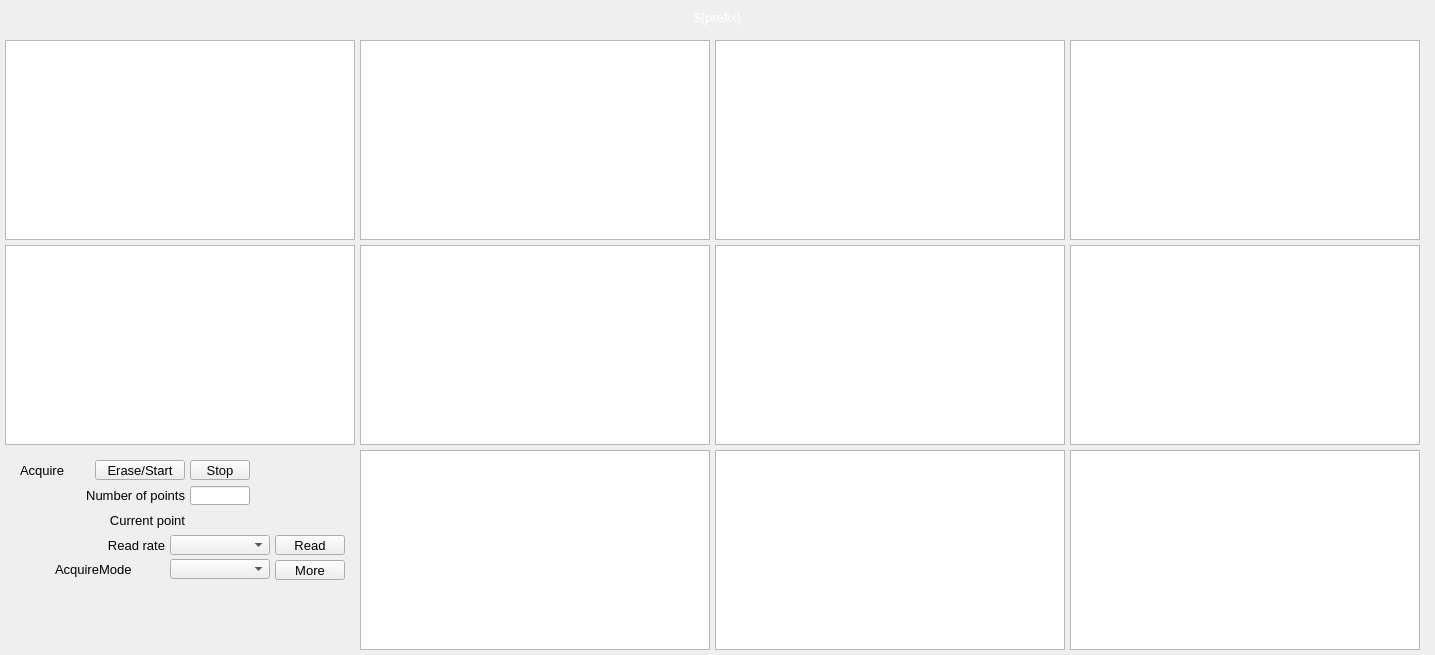
<?xml version="1.0" ?>
<ui version="4.0">
  <class>Dialog</class>
  <widget class="QWidget" name="screen">
    <property name="geometry">
      <rect>
        <x>464</x>
        <y>226</y>
        <width>1435</width>
        <height>655</height>
      </rect>
    </property>
    <property name="styleSheet">
      <string notr="true">QWidget#screen {
  color: rgb(0, 0, 0);
  background-color: rgb(187, 187, 187);
  }</string>
    </property>
    <property name="windowTitle">
      <string>NDStatsTimeSeriesBasicAll</string>
    </property>
    <widget class="PyDMDrawingRectangle" name="rectangle">
      <property name="geometry">
        <rect>
          <x>0</x>
          <y>5</y>
          <width>1435</width>
          <height>25</height>
        </rect>
      </property>
      <property name="brush" stdset="0">
        <brush brushstyle="SolidPattern">
          <color alpha="255">
            <red>10</red>
            <green>0</green>
            <blue>184</blue>
          </color>
        </brush>
      </property>
      <property name="penStyle" stdset="0">
        <enum>Qt::SolidLine</enum>
      </property>
      <property name="penColor" stdset="0">
        <color>
          <red>10</red>
          <green>0</green>
          <blue>184</blue>
        </color>
      </property>
      <property name="penWidth" stdset="0">
        <double>0</double>
      </property>
      <property name="penCapStyle" stdset="0">
        <enum>Qt::FlatCap</enum>
      </property>
      <property name="toolTip">
        <string>rectangle</string>
      </property>
    </widget>
    <widget class="QLabel" name="text">
      <property name="geometry">
        <rect>
          <x>0</x>
          <y>5</y>
          <width>1435</width>
          <height>25</height>
        </rect>
      </property>
      <property name="text">
        <string>${prefix}</string>
      </property>
      <property name="font" stdset="0">
        <font>
          <pointsize>10</pointsize>
        </font>
      </property>
      <property name="brush" stdset="0">
        <brush brushstyle="SolidPattern">
          <color alpha="255">
            <red>255</red>
            <green>255</green>
            <blue>255</blue>
          </color>
        </brush>
      </property>
      <property name="toolTip">
        <string>text</string>
      </property>
      <property name="alignment">
        <set>Qt::AlignCenter</set>
      </property>
      <property name="styleSheet">
        <string notr="true">QLabel#text {
  color: rgb(255, 255, 255);
  }</string>
      </property>
    </widget>
    <widget class="PyDMWaveformPlot" name="cartesian_plot">
      <property name="geometry">
        <rect>
          <x>5</x>
          <y>40</y>
          <width>350</width>
          <height>200</height>
        </rect>
      </property>
      <property name="toolTip">
        <string>cartesian_plot</string>
      </property>
      <property name="title" stdset="0">
        <string>$(P)$(R)TSTotal</string>
      </property>
      <property name="xLabels">
        <stringlist>
          <string>Time {s}</string>
        </stringlist>
      </property>
      <property name="yLabels">
        <stringlist>
          <string>Value</string>
        </stringlist>
      </property>
      <property name="curves" stdset="0">
        <stringlist>
          <string>{&quot;name&quot;: &quot;curve 1&quot;, &quot;x_channel&quot;: &quot;ca://${prefix}TS:TSTimeAxis&quot;, &quot;y_channel&quot;: &quot;ca://${prefix}TSTotal&quot;, &quot;color&quot;: &quot;#4b6ec7&quot;, &quot;lineStyle&quot;: 1, &quot;lineWidth&quot;: 1, &quot;symbolSize&quot;: 10, &quot;redraw_mode&quot;: 2, &quot;block_size&quot;: 1200}</string>
        </stringlist>
      </property>
      <property name="axisColor" stdset="0">
        <color>
          <red>0</red>
          <green>0</green>
          <blue>0</blue>
        </color>
      </property>
      <property name="backgroundColor" stdset="0">
        <color>
          <red>218</red>
          <green>218</green>
          <blue>218</blue>
        </color>
      </property>
    </widget>
    <widget class="PyDMWaveformPlot" name="cartesian_plot_1">
      <property name="geometry">
        <rect>
          <x>360</x>
          <y>40</y>
          <width>350</width>
          <height>200</height>
        </rect>
      </property>
      <property name="toolTip">
        <string>cartesian_plot_1</string>
      </property>
      <property name="title" stdset="0">
        <string>$(P)$(R)TSNet</string>
      </property>
      <property name="xLabels">
        <stringlist>
          <string>Time {s}</string>
        </stringlist>
      </property>
      <property name="yLabels">
        <stringlist>
          <string>Value</string>
        </stringlist>
      </property>
      <property name="curves" stdset="0">
        <stringlist>
          <string>{&quot;name&quot;: &quot;curve 1&quot;, &quot;x_channel&quot;: &quot;ca://${prefix}TS:TSTimeAxis&quot;, &quot;y_channel&quot;: &quot;ca://${prefix}TSNet&quot;, &quot;color&quot;: &quot;#4b6ec7&quot;, &quot;lineStyle&quot;: 1, &quot;lineWidth&quot;: 1, &quot;symbolSize&quot;: 10, &quot;redraw_mode&quot;: 2, &quot;block_size&quot;: 1200}</string>
        </stringlist>
      </property>
      <property name="axisColor" stdset="0">
        <color>
          <red>0</red>
          <green>0</green>
          <blue>0</blue>
        </color>
      </property>
      <property name="backgroundColor" stdset="0">
        <color>
          <red>218</red>
          <green>218</green>
          <blue>218</blue>
        </color>
      </property>
    </widget>
    <widget class="PyDMWaveformPlot" name="cartesian_plot_2">
      <property name="geometry">
        <rect>
          <x>715</x>
          <y>40</y>
          <width>350</width>
          <height>200</height>
        </rect>
      </property>
      <property name="toolTip">
        <string>cartesian_plot_2</string>
      </property>
      <property name="title" stdset="0">
        <string>$(P)$(R)TSMin</string>
      </property>
      <property name="xLabels">
        <stringlist>
          <string>Time {s}</string>
        </stringlist>
      </property>
      <property name="yLabels">
        <stringlist>
          <string>Value</string>
        </stringlist>
      </property>
      <property name="curves" stdset="0">
        <stringlist>
          <string>{&quot;name&quot;: &quot;curve 1&quot;, &quot;x_channel&quot;: &quot;ca://${prefix}TS:TSTimeAxis&quot;, &quot;y_channel&quot;: &quot;ca://${prefix}TSMinValue&quot;, &quot;color&quot;: &quot;#4b6ec7&quot;, &quot;lineStyle&quot;: 1, &quot;lineWidth&quot;: 1, &quot;symbolSize&quot;: 10, &quot;redraw_mode&quot;: 2, &quot;block_size&quot;: 1200}</string>
        </stringlist>
      </property>
      <property name="axisColor" stdset="0">
        <color>
          <red>0</red>
          <green>0</green>
          <blue>0</blue>
        </color>
      </property>
      <property name="backgroundColor" stdset="0">
        <color>
          <red>218</red>
          <green>218</green>
          <blue>218</blue>
        </color>
      </property>
    </widget>
    <widget class="PyDMWaveformPlot" name="cartesian_plot_3">
      <property name="geometry">
        <rect>
          <x>1070</x>
          <y>40</y>
          <width>350</width>
          <height>200</height>
        </rect>
      </property>
      <property name="toolTip">
        <string>cartesian_plot_3</string>
      </property>
      <property name="title" stdset="0">
        <string>$(P)$(R)TSMax</string>
      </property>
      <property name="xLabels">
        <stringlist>
          <string>Time {s}</string>
        </stringlist>
      </property>
      <property name="yLabels">
        <stringlist>
          <string>Value</string>
        </stringlist>
      </property>
      <property name="curves" stdset="0">
        <stringlist>
          <string>{&quot;name&quot;: &quot;curve 1&quot;, &quot;x_channel&quot;: &quot;ca://${prefix}TS:TSTimeAxis&quot;, &quot;y_channel&quot;: &quot;ca://${prefix}TSMaxValue&quot;, &quot;color&quot;: &quot;#4b6ec7&quot;, &quot;lineStyle&quot;: 1, &quot;lineWidth&quot;: 1, &quot;symbolSize&quot;: 10, &quot;redraw_mode&quot;: 2, &quot;block_size&quot;: 1200}</string>
        </stringlist>
      </property>
      <property name="axisColor" stdset="0">
        <color>
          <red>0</red>
          <green>0</green>
          <blue>0</blue>
        </color>
      </property>
      <property name="backgroundColor" stdset="0">
        <color>
          <red>218</red>
          <green>218</green>
          <blue>218</blue>
        </color>
      </property>
    </widget>
    <widget class="PyDMWaveformPlot" name="cartesian_plot_4">
      <property name="geometry">
        <rect>
          <x>715</x>
          <y>450</y>
          <width>350</width>
          <height>200</height>
        </rect>
      </property>
      <property name="toolTip">
        <string>cartesian_plot_4</string>
      </property>
      <property name="title" stdset="0">
        <string>$(P)$(R)TSSigma</string>
      </property>
      <property name="xLabels">
        <stringlist>
          <string>Time {s}</string>
        </stringlist>
      </property>
      <property name="yLabels">
        <stringlist>
          <string>Value</string>
        </stringlist>
      </property>
      <property name="curves" stdset="0">
        <stringlist>
          <string>{&quot;name&quot;: &quot;curve 1&quot;, &quot;x_channel&quot;: &quot;ca://${prefix}TS:TSTimeAxis&quot;, &quot;y_channel&quot;: &quot;ca://${prefix}TSSigma&quot;, &quot;color&quot;: &quot;#4b6ec7&quot;, &quot;lineStyle&quot;: 1, &quot;lineWidth&quot;: 1, &quot;symbolSize&quot;: 10, &quot;redraw_mode&quot;: 2, &quot;block_size&quot;: 1200}</string>
        </stringlist>
      </property>
      <property name="axisColor" stdset="0">
        <color>
          <red>0</red>
          <green>0</green>
          <blue>0</blue>
        </color>
      </property>
      <property name="backgroundColor" stdset="0">
        <color>
          <red>218</red>
          <green>218</green>
          <blue>218</blue>
        </color>
      </property>
    </widget>
    <widget class="PyDMWaveformPlot" name="cartesian_plot_5">
      <property name="geometry">
        <rect>
          <x>360</x>
          <y>450</y>
          <width>350</width>
          <height>200</height>
        </rect>
      </property>
      <property name="toolTip">
        <string>cartesian_plot_5</string>
      </property>
      <property name="title" stdset="0">
        <string>$(P)$(R)TSMean</string>
      </property>
      <property name="xLabels">
        <stringlist>
          <string>Time {s}</string>
        </stringlist>
      </property>
      <property name="yLabels">
        <stringlist>
          <string>Value</string>
        </stringlist>
      </property>
      <property name="curves" stdset="0">
        <stringlist>
          <string>{&quot;name&quot;: &quot;curve 1&quot;, &quot;x_channel&quot;: &quot;ca://${prefix}TS:TSTimeAxis&quot;, &quot;y_channel&quot;: &quot;ca://${prefix}TSMeanValue&quot;, &quot;color&quot;: &quot;#4b6ec7&quot;, &quot;lineStyle&quot;: 1, &quot;lineWidth&quot;: 1, &quot;symbolSize&quot;: 10, &quot;redraw_mode&quot;: 2, &quot;block_size&quot;: 1200}</string>
        </stringlist>
      </property>
      <property name="axisColor" stdset="0">
        <color>
          <red>0</red>
          <green>0</green>
          <blue>0</blue>
        </color>
      </property>
      <property name="backgroundColor" stdset="0">
        <color>
          <red>218</red>
          <green>218</green>
          <blue>218</blue>
        </color>
      </property>
    </widget>
    <widget class="PyDMWaveformPlot" name="cartesian_plot_6">
      <property name="geometry">
        <rect>
          <x>5</x>
          <y>245</y>
          <width>350</width>
          <height>200</height>
        </rect>
      </property>
      <property name="toolTip">
        <string>cartesian_plot_6</string>
      </property>
      <property name="title" stdset="0">
        <string>$(P)$(R)TSMinX</string>
      </property>
      <property name="xLabels">
        <stringlist>
          <string>Time {s}</string>
        </stringlist>
      </property>
      <property name="yLabels">
        <stringlist>
          <string>Value</string>
        </stringlist>
      </property>
      <property name="curves" stdset="0">
        <stringlist>
          <string>{&quot;name&quot;: &quot;curve 1&quot;, &quot;x_channel&quot;: &quot;ca://${prefix}TS:TSTimeAxis&quot;, &quot;y_channel&quot;: &quot;ca://${prefix}TSMinX&quot;, &quot;color&quot;: &quot;#4b6ec7&quot;, &quot;lineStyle&quot;: 1, &quot;lineWidth&quot;: 1, &quot;symbolSize&quot;: 10, &quot;redraw_mode&quot;: 2, &quot;block_size&quot;: 1200}</string>
        </stringlist>
      </property>
      <property name="axisColor" stdset="0">
        <color>
          <red>0</red>
          <green>0</green>
          <blue>0</blue>
        </color>
      </property>
      <property name="backgroundColor" stdset="0">
        <color>
          <red>218</red>
          <green>218</green>
          <blue>218</blue>
        </color>
      </property>
    </widget>
    <widget class="PyDMWaveformPlot" name="cartesian_plot_7">
      <property name="geometry">
        <rect>
          <x>360</x>
          <y>245</y>
          <width>350</width>
          <height>200</height>
        </rect>
      </property>
      <property name="toolTip">
        <string>cartesian_plot_7</string>
      </property>
      <property name="title" stdset="0">
        <string>$(P)$(R)TSMinY</string>
      </property>
      <property name="xLabels">
        <stringlist>
          <string>Time {s}</string>
        </stringlist>
      </property>
      <property name="yLabels">
        <stringlist>
          <string>Value</string>
        </stringlist>
      </property>
      <property name="curves" stdset="0">
        <stringlist>
          <string>{&quot;name&quot;: &quot;curve 1&quot;, &quot;x_channel&quot;: &quot;ca://${prefix}TS:TSTimeAxis&quot;, &quot;y_channel&quot;: &quot;ca://${prefix}TSMinY&quot;, &quot;color&quot;: &quot;#4b6ec7&quot;, &quot;lineStyle&quot;: 1, &quot;lineWidth&quot;: 1, &quot;symbolSize&quot;: 10, &quot;redraw_mode&quot;: 2, &quot;block_size&quot;: 1200}</string>
        </stringlist>
      </property>
      <property name="axisColor" stdset="0">
        <color>
          <red>0</red>
          <green>0</green>
          <blue>0</blue>
        </color>
      </property>
      <property name="backgroundColor" stdset="0">
        <color>
          <red>218</red>
          <green>218</green>
          <blue>218</blue>
        </color>
      </property>
    </widget>
    <widget class="PyDMWaveformPlot" name="cartesian_plot_8">
      <property name="geometry">
        <rect>
          <x>715</x>
          <y>245</y>
          <width>350</width>
          <height>200</height>
        </rect>
      </property>
      <property name="toolTip">
        <string>cartesian_plot_8</string>
      </property>
      <property name="title" stdset="0">
        <string>$(P)$(R)TSMaxX</string>
      </property>
      <property name="xLabels">
        <stringlist>
          <string>Time {s}</string>
        </stringlist>
      </property>
      <property name="yLabels">
        <stringlist>
          <string>Value</string>
        </stringlist>
      </property>
      <property name="curves" stdset="0">
        <stringlist>
          <string>{&quot;name&quot;: &quot;curve 1&quot;, &quot;x_channel&quot;: &quot;ca://${prefix}TS:TSTimeAxis&quot;, &quot;y_channel&quot;: &quot;ca://${prefix}TSMaxX&quot;, &quot;color&quot;: &quot;#4b6ec7&quot;, &quot;lineStyle&quot;: 1, &quot;lineWidth&quot;: 1, &quot;symbolSize&quot;: 10, &quot;redraw_mode&quot;: 2, &quot;block_size&quot;: 1200}</string>
        </stringlist>
      </property>
      <property name="axisColor" stdset="0">
        <color>
          <red>0</red>
          <green>0</green>
          <blue>0</blue>
        </color>
      </property>
      <property name="backgroundColor" stdset="0">
        <color>
          <red>218</red>
          <green>218</green>
          <blue>218</blue>
        </color>
      </property>
    </widget>
    <widget class="PyDMWaveformPlot" name="cartesian_plot_9">
      <property name="geometry">
        <rect>
          <x>1070</x>
          <y>245</y>
          <width>350</width>
          <height>200</height>
        </rect>
      </property>
      <property name="toolTip">
        <string>cartesian_plot_9</string>
      </property>
      <property name="title" stdset="0">
        <string>$(P)$(R)TSMaxY</string>
      </property>
      <property name="xLabels">
        <stringlist>
          <string>Time {s}</string>
        </stringlist>
      </property>
      <property name="yLabels">
        <stringlist>
          <string>Value</string>
        </stringlist>
      </property>
      <property name="curves" stdset="0">
        <stringlist>
          <string>{&quot;name&quot;: &quot;curve 1&quot;, &quot;x_channel&quot;: &quot;ca://${prefix}TS:TSTimeAxis&quot;, &quot;y_channel&quot;: &quot;ca://${prefix}TSMaxY&quot;, &quot;color&quot;: &quot;#4b6ec7&quot;, &quot;lineStyle&quot;: 1, &quot;lineWidth&quot;: 1, &quot;symbolSize&quot;: 10, &quot;redraw_mode&quot;: 2, &quot;block_size&quot;: 1200}</string>
        </stringlist>
      </property>
      <property name="axisColor" stdset="0">
        <color>
          <red>0</red>
          <green>0</green>
          <blue>0</blue>
        </color>
      </property>
      <property name="backgroundColor" stdset="0">
        <color>
          <red>218</red>
          <green>218</green>
          <blue>218</blue>
        </color>
      </property>
    </widget>
    <widget class="PyDMWaveformPlot" name="cartesian_plot_10">
      <property name="geometry">
        <rect>
          <x>1070</x>
          <y>450</y>
          <width>350</width>
          <height>200</height>
        </rect>
      </property>
      <property name="toolTip">
        <string>cartesian_plot_10</string>
      </property>
      <property name="title" stdset="0">
        <string>$(P)$(R)TSTimestamp</string>
      </property>
      <property name="xLabels">
        <stringlist>
          <string>Time {s}</string>
        </stringlist>
      </property>
      <property name="yLabels">
        <stringlist>
          <string>Value</string>
        </stringlist>
      </property>
      <property name="curves" stdset="0">
        <stringlist>
          <string>{&quot;name&quot;: &quot;curve 1&quot;, &quot;x_channel&quot;: &quot;ca://${prefix}TS:TSTimeAxis&quot;, &quot;y_channel&quot;: &quot;ca://${prefix}TSTimestamp&quot;, &quot;color&quot;: &quot;#4b6ec7&quot;, &quot;lineStyle&quot;: 1, &quot;lineWidth&quot;: 1, &quot;symbolSize&quot;: 10, &quot;redraw_mode&quot;: 2, &quot;block_size&quot;: 1200}</string>
        </stringlist>
      </property>
      <property name="axisColor" stdset="0">
        <color>
          <red>0</red>
          <green>0</green>
          <blue>0</blue>
        </color>
      </property>
      <property name="backgroundColor" stdset="0">
        <color>
          <red>218</red>
          <green>218</green>
          <blue>218</blue>
        </color>
      </property>
    </widget>
    <widget class="QLabel" name="text_1">
      <property name="geometry">
        <rect>
          <x>55</x>
          <y>510</y>
          <width>130</width>
          <height>20</height>
        </rect>
      </property>
      <property name="text">
        <string>Current point</string>
      </property>
      <property name="font" stdset="0">
        <font>
          <pointsize>10</pointsize>
        </font>
      </property>
      <property name="brush" stdset="0">
        <brush brushstyle="SolidPattern">
          <color alpha="255">
            <red>0</red>
            <green>0</green>
            <blue>0</blue>
          </color>
        </brush>
      </property>
      <property name="toolTip">
        <string>text_1</string>
      </property>
      <property name="alignment">
        <set>Qt::AlignRight|Qt::AlignTrailing|Qt::AlignVCenter</set>
      </property>
      <property name="styleSheet">
        <string notr="true">QLabel#text_1 {
  color: rgb(0, 0, 0);
  }</string>
      </property>
    </widget>
    <widget class="PyDMLabel" name="text_update">
      <property name="geometry">
        <rect>
          <x>190</x>
          <y>511</y>
          <width>90</width>
          <height>18</height>
        </rect>
      </property>
      <property name="toolTip">
        <string>PV: ${prefix}TS:TSCurrentPoint</string>
      </property>
      <property name="channel" stdset="0">
        <string>ca://${prefix}TS:TSCurrentPoint</string>
      </property>
      <property name="font" stdset="0">
        <font>
          <pointsize>10</pointsize>
        </font>
      </property>
      <property name="alignment">
        <set>Qt::AlignLeading|Qt::AlignLeft|Qt::AlignVCenter</set>
      </property>
      <property name="textInteractionFlags">
        <set>Qt::TextSelectableByKeyboard|Qt::TextSelectableByMouse</set>
      </property>
      <property name="styleSheet">
        <string notr="true">PyDMLabel#text_update {
  color: rgb(10, 0, 184);
  background-color: rgb(187, 187, 187);
  }</string>
      </property>
    </widget>
    <widget class="PyDMEnumComboBox" name="menu">
      <property name="geometry">
        <rect>
          <x>170</x>
          <y>535</y>
          <width>100</width>
          <height>20</height>
        </rect>
      </property>
      <property name="toolTip">
        <string>${prefix}TS:TSRead.SCAN</string>
      </property>
      <property name="channel" stdset="0">
        <string>ca://${prefix}TS:TSRead.SCAN</string>
      </property>
      <property name="font" stdset="0">
        <font>
          <pointsize>10</pointsize>
        </font>
      </property>
      <property name="styleSheet">
        <string notr="true">PyDMEnumComboBox#menu {
  color: rgb(0, 0, 0);
  background-color: rgb(115, 223, 255);
  }</string>
      </property>
    </widget>
    <widget class="PyDMPushButton" name="message_button">
      <property name="geometry">
        <rect>
          <x>275</x>
          <y>535</y>
          <width>70</width>
          <height>20</height>
        </rect>
      </property>
      <property name="text">
        <string>Read</string>
      </property>
      <property name="font" stdset="0">
        <font>
          <pointsize>10</pointsize>
        </font>
      </property>
      <property name="toolTip">
        <string>${prefix}TS:TSRead.PROC</string>
      </property>
      <property name="channel" stdset="0">
        <string>ca://${prefix}TS:TSRead.PROC</string>
      </property>
      <property name="pressValue" stdset="0">
        <string>1</string>
      </property>
      <property name="styleSheet">
        <string notr="true">PyDMPushButton#message_button {
  color: rgb(0, 0, 0);
  background-color: rgb(115, 223, 255);
  }</string>
      </property>
    </widget>
    <widget class="QLabel" name="text_2">
      <property name="geometry">
        <rect>
          <x>75</x>
          <y>535</y>
          <width>90</width>
          <height>20</height>
        </rect>
      </property>
      <property name="text">
        <string>Read rate</string>
      </property>
      <property name="font" stdset="0">
        <font>
          <pointsize>10</pointsize>
        </font>
      </property>
      <property name="brush" stdset="0">
        <brush brushstyle="SolidPattern">
          <color alpha="255">
            <red>0</red>
            <green>0</green>
            <blue>0</blue>
          </color>
        </brush>
      </property>
      <property name="toolTip">
        <string>text_2</string>
      </property>
      <property name="alignment">
        <set>Qt::AlignRight|Qt::AlignTrailing|Qt::AlignVCenter</set>
      </property>
      <property name="styleSheet">
        <string notr="true">QLabel#text_2 {
  color: rgb(0, 0, 0);
  }</string>
      </property>
    </widget>
    <widget class="PyDMLineEdit" name="text_entry">
      <property name="geometry">
        <rect>
          <x>190</x>
          <y>486</y>
          <width>60</width>
          <height>19</height>
        </rect>
      </property>
      <property name="channel" stdset="0">
        <string>ca://${prefix}TS:TSNumPoints</string>
      </property>
      <property name="toolTip">
        <string>${prefix}TS:TSNumPoints</string>
      </property>
      <property name="font" stdset="0">
        <font>
          <pointsize>10</pointsize>
        </font>
      </property>
      <property name="styleSheet">
        <string notr="true">PyDMLineEdit#text_entry {
  color: rgb(0, 0, 0);
  background-color: rgb(115, 223, 255);
  border: 1px solid black;
  margin: 0px;
  padding: 0px;
  spacing: 0px;
  }</string>
      </property>
    </widget>
    <widget class="QLabel" name="text_3">
      <property name="geometry">
        <rect>
          <x>25</x>
          <y>485</y>
          <width>160</width>
          <height>20</height>
        </rect>
      </property>
      <property name="text">
        <string>Number of points</string>
      </property>
      <property name="font" stdset="0">
        <font>
          <pointsize>10</pointsize>
        </font>
      </property>
      <property name="brush" stdset="0">
        <brush brushstyle="SolidPattern">
          <color alpha="255">
            <red>0</red>
            <green>0</green>
            <blue>0</blue>
          </color>
        </brush>
      </property>
      <property name="toolTip">
        <string>text_3</string>
      </property>
      <property name="alignment">
        <set>Qt::AlignRight|Qt::AlignTrailing|Qt::AlignVCenter</set>
      </property>
      <property name="styleSheet">
        <string notr="true">QLabel#text_3 {
  color: rgb(0, 0, 0);
  }</string>
      </property>
    </widget>
    <widget class="PyDMPushButton" name="message_button_1">
      <property name="geometry">
        <rect>
          <x>95</x>
          <y>460</y>
          <width>90</width>
          <height>20</height>
        </rect>
      </property>
      <property name="text">
        <string>Erase/Start</string>
      </property>
      <property name="font" stdset="0">
        <font>
          <pointsize>10</pointsize>
        </font>
      </property>
      <property name="toolTip">
        <string>${prefix}TS:TSAcquire</string>
      </property>
      <property name="channel" stdset="0">
        <string>ca://${prefix}TS:TSAcquire</string>
      </property>
      <property name="pressValue" stdset="0">
        <string>1</string>
      </property>
      <property name="styleSheet">
        <string notr="true">PyDMPushButton#message_button_1 {
  color: rgb(0, 0, 0);
  background-color: rgb(115, 223, 255);
  }</string>
      </property>
    </widget>
    <widget class="PyDMPushButton" name="message_button_2">
      <property name="geometry">
        <rect>
          <x>190</x>
          <y>460</y>
          <width>60</width>
          <height>20</height>
        </rect>
      </property>
      <property name="text">
        <string>Stop</string>
      </property>
      <property name="font" stdset="0">
        <font>
          <pointsize>10</pointsize>
        </font>
      </property>
      <property name="toolTip">
        <string>${prefix}TS:TSAcquire</string>
      </property>
      <property name="channel" stdset="0">
        <string>ca://${prefix}TS:TSAcquire</string>
      </property>
      <property name="pressValue" stdset="0">
        <string>2</string>
      </property>
      <property name="styleSheet">
        <string notr="true">PyDMPushButton#message_button_2 {
  color: rgb(0, 0, 0);
  background-color: rgb(115, 223, 255);
  }</string>
      </property>
    </widget>
    <widget class="PyDMLabel" name="text_update_1">
      <property name="geometry">
        <rect>
          <x>255</x>
          <y>461</y>
          <width>90</width>
          <height>18</height>
        </rect>
      </property>
      <property name="toolTip">
        <string>PV: ${prefix}TS:TSAcquiring</string>
      </property>
      <property name="channel" stdset="0">
        <string>ca://${prefix}TS:TSAcquiring</string>
      </property>
      <property name="displayFormat" stdset="0">
        <enum>PyDMLabel::String</enum>
      </property>
      <property name="font" stdset="0">
        <font>
          <pointsize>10</pointsize>
        </font>
      </property>
      <property name="alignment">
        <set>Qt::AlignLeading|Qt::AlignLeft|Qt::AlignVCenter</set>
      </property>
      <property name="textInteractionFlags">
        <set>Qt::TextSelectableByKeyboard|Qt::TextSelectableByMouse</set>
      </property>
      <property name="styleSheet">
        <string notr="true">PyDMLabel#text_update_1 {
  color: rgb(10, 0, 184);
  background-color: rgb(70, 70, 70);
  }</string>
      </property>
    </widget>
    <widget class="QLabel" name="text_4">
      <property name="geometry">
        <rect>
          <x>20</x>
          <y>460</y>
          <width>70</width>
          <height>20</height>
        </rect>
      </property>
      <property name="text">
        <string>Acquire</string>
      </property>
      <property name="font" stdset="0">
        <font>
          <pointsize>10</pointsize>
        </font>
      </property>
      <property name="brush" stdset="0">
        <brush brushstyle="SolidPattern">
          <color alpha="255">
            <red>0</red>
            <green>0</green>
            <blue>0</blue>
          </color>
        </brush>
      </property>
      <property name="toolTip">
        <string>text_4</string>
      </property>
      <property name="alignment">
        <set>Qt::AlignLeading|Qt::AlignLeft|Qt::AlignVCenter</set>
      </property>
      <property name="styleSheet">
        <string notr="true">QLabel#text_4 {
  color: rgb(0, 0, 0);
  }</string>
      </property>
    </widget>
    <widget class="PyDMRelatedDisplayButton" name="related_display">
      <property name="geometry">
        <rect>
          <x>275</x>
          <y>560</y>
          <width>70</width>
          <height>20</height>
        </rect>
      </property>
      <property name="toolTip">
        <string>More</string>
      </property>
      <property name="text">
        <string>More</string>
      </property>
      <property name="showIcon" stdset="0">
        <bool>true</bool>
      </property>
      <property name="font" stdset="0">
        <font>
          <pointsize>10</pointsize>
        </font>
      </property>
      <property name="styleSheet">
        <string notr="true">PyDMRelatedDisplayButton#related_display {
  color: rgb(0, 0, 0);
  background-color: rgb(115, 223, 255);
  }</string>
      </property>
      <property name="titles" stdset="0">
        <stringlist>
          <string>Time series control</string>
        </stringlist>
      </property>
      <property name="filenames" stdset="0">
        <stringlist>
          <string>TimeSeriesPlugin_V36.ui</string>
        </stringlist>
      </property>
      <property name="macros" stdset="0">
        <stringlist>
          <string>P=${P},R=${R}TS:</string>
        </stringlist>
      </property>
      <property name="openInNewWindow" stdset="0">
        <bool>true</bool>
      </property>
    </widget>
    <widget class="QLabel" name="text_5">
      <property name="geometry">
        <rect>
          <x>55</x>
          <y>559</y>
          <width>110</width>
          <height>20</height>
        </rect>
      </property>
      <property name="text">
        <string>AcquireMode</string>
      </property>
      <property name="font" stdset="0">
        <font>
          <pointsize>10</pointsize>
        </font>
      </property>
      <property name="brush" stdset="0">
        <brush brushstyle="SolidPattern">
          <color alpha="255">
            <red>0</red>
            <green>0</green>
            <blue>0</blue>
          </color>
        </brush>
      </property>
      <property name="toolTip">
        <string>text_5</string>
      </property>
      <property name="alignment">
        <set>Qt::AlignLeading|Qt::AlignLeft|Qt::AlignVCenter</set>
      </property>
      <property name="styleSheet">
        <string notr="true">QLabel#text_5 {
  color: rgb(0, 0, 0);
  }</string>
      </property>
    </widget>
    <widget class="PyDMEnumComboBox" name="menu_1">
      <property name="geometry">
        <rect>
          <x>170</x>
          <y>559</y>
          <width>100</width>
          <height>20</height>
        </rect>
      </property>
      <property name="toolTip">
        <string>${prefix}TS:TSAcquireMode</string>
      </property>
      <property name="channel" stdset="0">
        <string>ca://${prefix}TS:TSAcquireMode</string>
      </property>
      <property name="font" stdset="0">
        <font>
          <pointsize>10</pointsize>
        </font>
      </property>
      <property name="styleSheet">
        <string notr="true">PyDMEnumComboBox#menu_1 {
  color: rgb(0, 0, 0);
  background-color: rgb(115, 223, 255);
  }</string>
      </property>
    </widget>
  </widget>
  <customwidgets>
    <customwidget>
      <class>PyDMDrawingRectangle</class>
      <extends>QWidget</extends>
      <header>pydm.widgets.drawing</header>
    </customwidget>
    <customwidget>
      <class>PyDMLabel</class>
      <extends>QLabel</extends>
      <header>pydm.widgets.label</header>
    </customwidget>
    <customwidget>
      <class>PyDMWaveformPlot</class>
      <extends>QGraphicsView</extends>
      <header>pydm.widgets.waveformplot</header>
    </customwidget>
    <customwidget>
      <class>PyDMEnumComboBox</class>
      <extends>QComboBox</extends>
      <header>pydm.widgets.enum_combo_box</header>
    </customwidget>
    <customwidget>
      <class>PyDMPushButton</class>
      <extends>QPushButton</extends>
      <header>pydm.widgets.pushbutton</header>
    </customwidget>
    <customwidget>
      <class>PyDMLineEdit</class>
      <extends>QLineEdit</extends>
      <header>pydm.widgets.line_edit</header>
    </customwidget>
    <customwidget>
      <class>PyDMRelatedDisplayButton</class>
      <extends>QPushButton</extends>
      <header>pydm.widgets.related_display_button</header>
    </customwidget>
  </customwidgets>
</ui>
